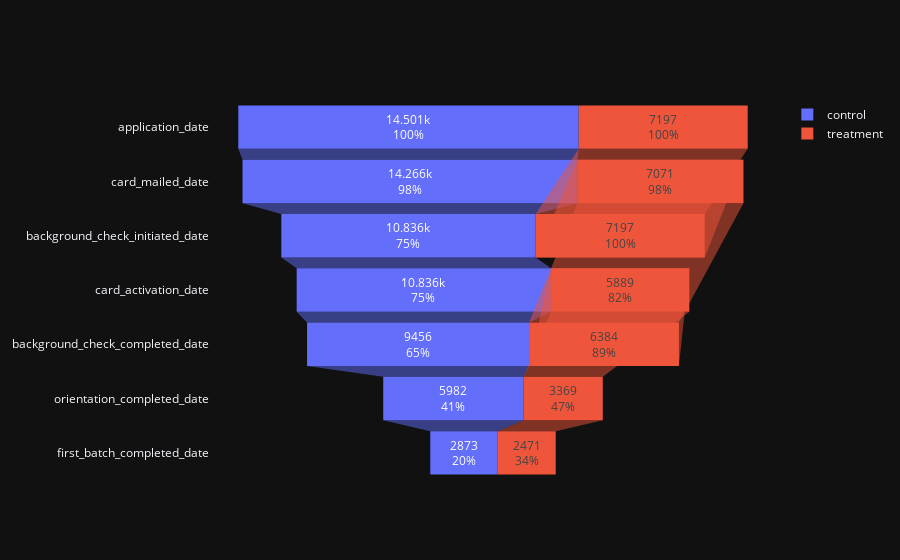

Notebook code for this chart:
### Code cell
# Let's combine the converstion funnel of both groups

fig = go.Figure(go.Funnel(
    y=df_control_converstion.index.get_level_values(1),
    x=df_control_converstion.applicant_id,
    name='control',
    textinfo="value+percent initial"))

fig.add_funnel(
    y=df_treat_converstion.index.get_level_values(1),
    x=df_treat_converstion.applicant_id,
    name='treatment',
    textinfo="value+percent initial")

fig.show()

# Due to the different sample size of both groups, we can't compare the converstion rate directly, but we can compare the converstion rate of each step.

# and for the last and final conversion rate, the treatment group is higher than control group, which means the treatment group has a higher converstion rate than control group. And the data is 43% vs 27%, which is a big difference.

### Figure 1 — Plotly figure (JSON) as saved in the notebook; plotly's stock layout.template omitted (floating-point values rounded to 4 significant figures)
{"data": [{"name": "control", "textinfo": "value+percent initial", "type": "funnel", "x": [14501, 14266, 10836, 10836, 9456, 5982, 2873], "y": ["application_date", "card_mailed_date", "background_check_initiated_date", "card_activation_date", "background_check_completed_date", "orientation_completed_date", "first_batch_completed_date"]}, {"name": "treatment", "textinfo": "value+percent initial", "type": "funnel", "x": [7197, 7197, 7071, 6384, 5889, 3369, 2471], "y": ["application_date", "background_check_initiated_date", "card_mailed_date", "background_check_completed_date", "card_activation_date", "orientation_completed_date", "first_batch_completed_date"]}], "layout": {}}
